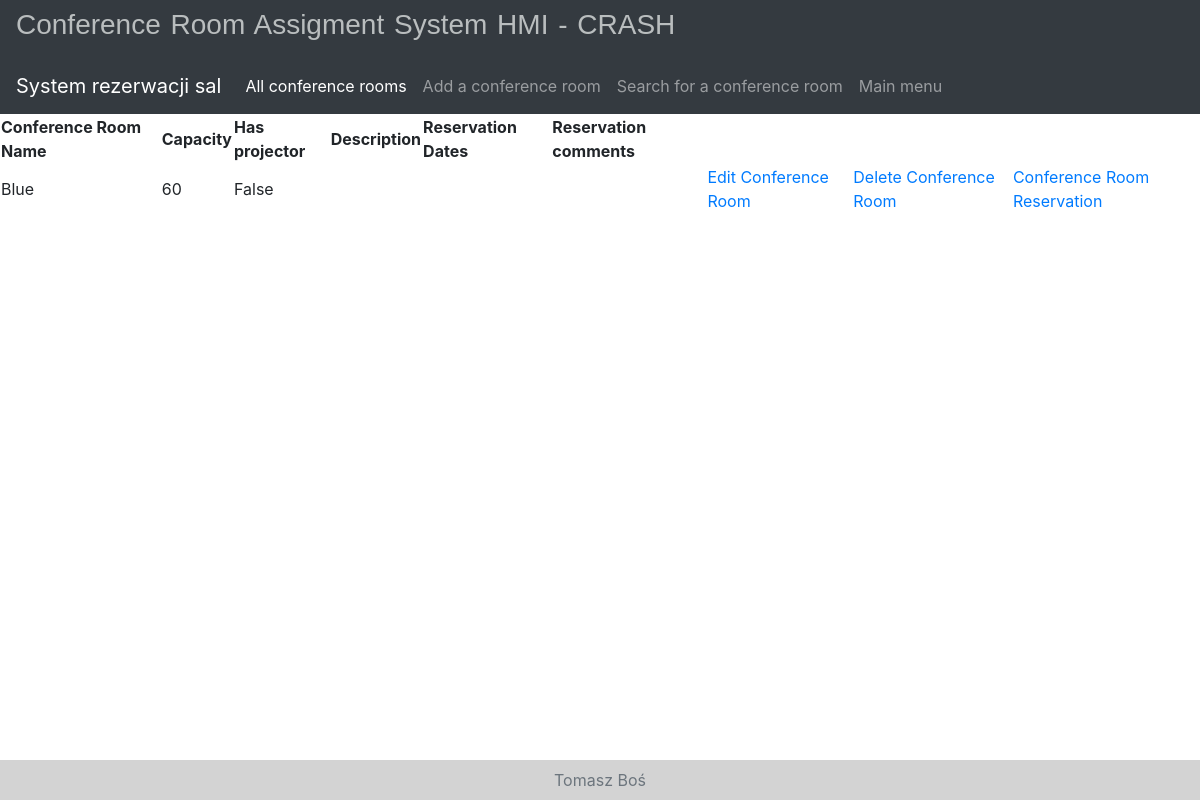
Page /room/15/ on the committed database.
### room_reservations_TB/models.py (models this page shows, shortened)
class Room(models.Model):
    room_name = models.CharField(max_length=255, unique=True)
    room_capacity = models.PositiveIntegerField()
    room_projector = models.BooleanField()
    room_description = models.TextField(blank=True)

### room_reservations_TB/views.py (the view)
# urls.py: path('room/<int:room_id>/', views.RoomDetails.as_view(), name=f'room'),
class RoomDetails(View):
    def get(self, request, room_id):
        context = {}
        room = Room.objects.get(pk=room_id)
        reservations = Reservation.objects.filter(room_id=room_id, reservation_date__gte=datetime.now())
        context['room'] = room
        context['reservations'] = reservations
        return render(request, 'room_details.html', context)

### templates/room_details.html (shortened to what this page needs)
<!DOCTYPE html>
<html lang="en">
<head>
    <link rel="stylesheet" href="https://maxcdn.bootstrapcdn.com/bootstrap/4.0.0/css/bootstrap.min.css"
>
</head>
<body>
    <div class="navbar navbar-dark bg-dark titles">
        <h3>Conference Room Assigment System HMI - CRASH</h3><br>
    </div>
    <nav class="navbar navbar-expand-lg navbar navbar-dark bg-dark">
      <a class="navbar-brand" href="#">System rezerwacji sal</a>
      <div class="collapse navbar-collapse" id="navbarNavAltMarkup">
        <div class="navbar-nav">
          <a class="nav-item nav-link active" href="{% url 'all_rooms' %}">All conference rooms<span class="sr-only">(current)</span></a>
          <a class="nav-item nav-link" href="{% url 'new_room' %}">Add a conference room</a>
          <a class="nav-item nav-link" href="{% url 'search_rooms' %}">Search for a conference room</a>
          <a class="nav-item nav-link" href="{% url 'main' %}">Main menu</a>
        </div>
      </div>
    </nav>
    <form action="" method="POST">
        <table style="width:100%">
            <thead>
            <tr>
                <th>Conference Room Name</th>
                <th>Capacity</th>
                <th>Has projector</th>
                <th>Description</th>
                <th>Reservation Dates</th>
                <th>Reservation comments</th>
            </tr>
            </thead>
            <tbody>
                <tr>
                    <td>{{ room.room_name }}</td>
                    <td>{{ room.room_capacity }}</td>
                    <td>{{ room.room_projector }}</td>
                    <td>{{ room.room_description }}</td>
                    <td>
                    </td>
                    <td>
                    </td>
                    <td><a href="{% url 'edit_room' room_id=room.pk %}">Edit Conference Room</a></td>
                    <td><a href="{% url 'delete_room' room_id=room.pk %}">Delete Conference Room</a></td>
                    <td><a href="{% url 'reserve_room' room_id=room.pk %}">Conference Room Reservation</a></td>
                </tr>
            </tbody>
        </table>
    </form>
</body>
<footer class="footer">
      <div class="container">
        <span class="text-muted">Tomasz Boś</span>
      </div>
    </footer>
</html>

### templates/room_details.html (style rules this page uses)
.footer { position: absolute; bottom: 0; left: 0; width: 100%; height: 40px; line-height: 40px; background-color: lightgray; text-align: center; }
.titles { font-family: Verdana, Geneva, sans-serif; font-size: 20px; letter-spacing: 0px; word-spacing: 2px; color: #B9BDBE; font-weight: 700; text-decoration: none; font-style: normal; font-variant: normal; text-transform: none; text-align: center; }

### rows in the picture
Room: room_name "Blue", room_capacity "60", room_projector "False"
